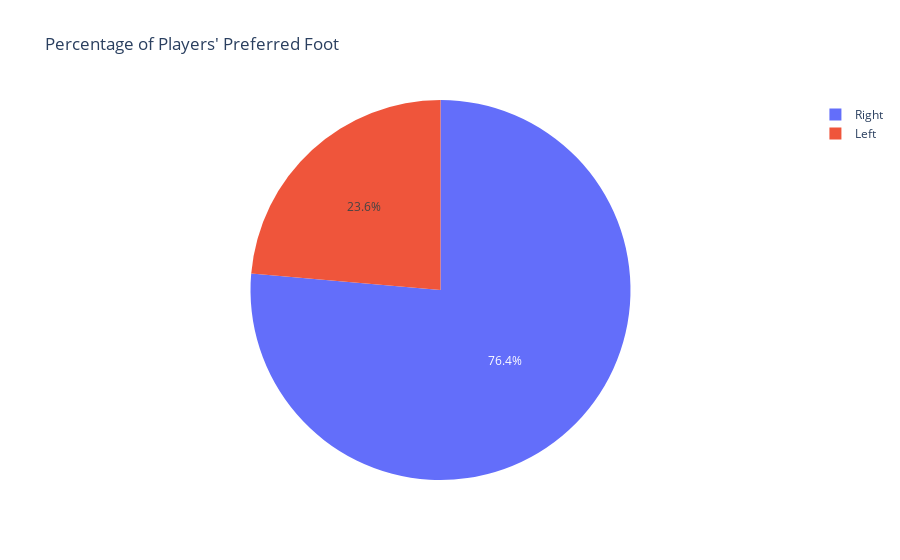

The cell this chart's notebook holds for it:
### Markdown cell above
### Pie Chart of Proportion of Right-Footed Players vs Left-Footed Players

### Code cell
fig = px.pie(df_20, names = "preferred_foot", title = "Percentage of Players' Preferred Foot")
fig.show()

### Figure 1 — Plotly figure (JSON) as saved in the notebook; plotly's stock layout.template omitted (floating-point values rounded to 4 significant figures; data arrays with more than 128 entries replaced by an {"elided": "..."} marker saying what was removed)
{"data": [{"domain": {"x": [0, 1], "y": [0, 1]}, "hovertemplate": "preferred_foot=%{label}<extra></extra>", "labels": {"elided": "18278 str values"}, "legendgroup": "", "name": "", "showlegend": true, "type": "pie"}], "layout": {"legend": {"tracegroupgap": 0}, "title": {"text": "Percentage of Players' Preferred Foot"}}}
